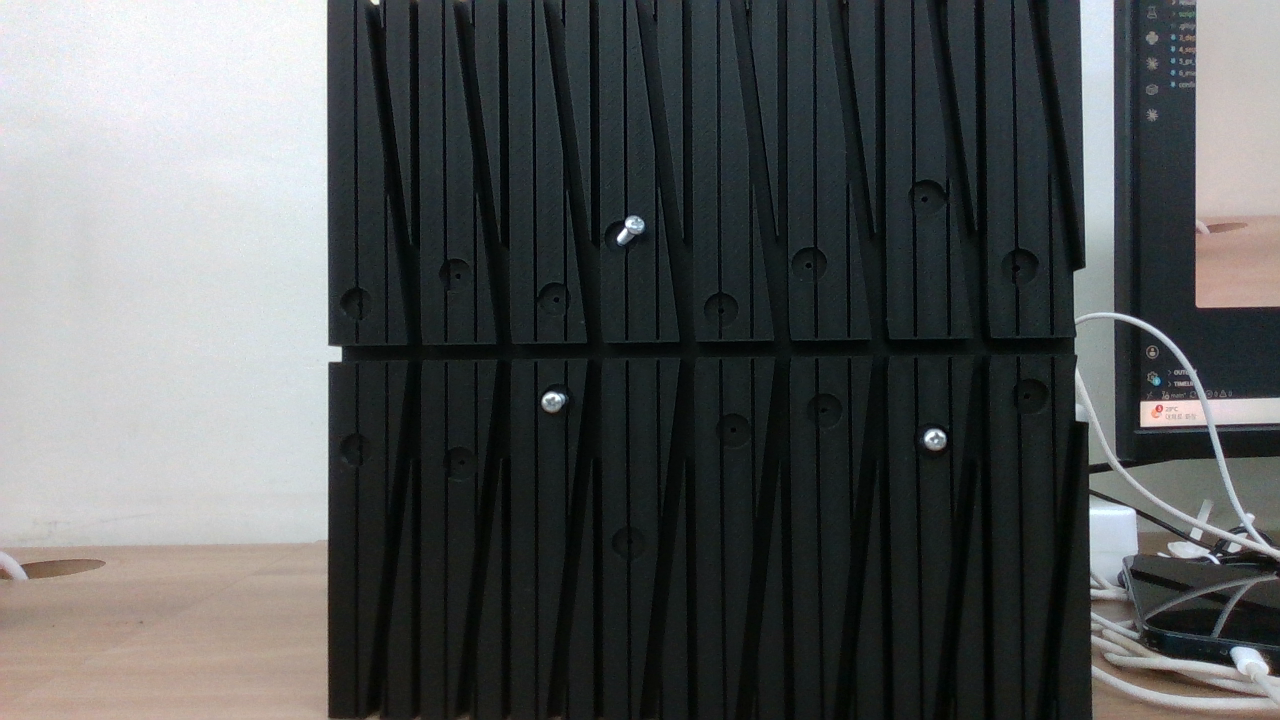
#> input picture dataset/images/specimen1_001.png, 1280 x 720 px; its folder holds only this picture in this run
$ python 4_auto_label.py
#> lines starting #> are read from the running program, lines starting #| are printed output that depends on the picture; after the words box and inside, x2 and y2 are one past the last pixel; in counts of white or black regions, pixels touching at a corner belong together
"""
4번 세그멘테이션 라벨 자동 생성 (Hough circle 검출 + 밝기 기반 클래스 분류)
- dataset/images/*.png 전부에 대해 원 후보를 찾고, 4_label_tool.py와 동일한 포맷(YOLO-seg 폴리곤)으로
  dataset/labels/*.txt를 미리 채워둠 -> 사용자는 4_label_tool.py로 열어서 틀린 것만 수정
- 밝기 분류: 이미지별로 검출된 원들의 내부 평균 밝기를 모아 가장 큰 간격(gap)을 기준으로 2그룹으로 나눔
  (절대 임계값이 아니라 이미지마다 적응적 - 캡처마다 노출/거리가 달라서)
- 기존 라벨 파일이 있으면 건드리지 않음 (이미 사람이 손댄 걸 덮어쓰지 않기 위함)
"""

import os
import glob
import cv2
import numpy as np

_ROOT = os.path.dirname(os.path.dirname(os.path.abspath(__file__)))
IMAGES_DIR = os.path.join(_ROOT, "dataset", "images")
LABELS_DIR = os.path.join(_ROOT, "dataset", "labels")
os.makedirs(LABELS_DIR, exist_ok=True)

POLYGON_POINTS = 20
MIN_RADIUS, MAX_RADIUS = 8, 45
MIN_DIST = 25


def circle_to_polygon(cx, cy, r, w, h, n=POLYGON_POINTS):
    angles = np.linspace(0, 2 * np.pi, n, endpoint=False)
    xs = np.clip(cx + r * np.cos(angles), 0, w - 1) / w
    ys = np.clip(cy + r * np.sin(angles), 0, h - 1) / h
    return list(zip(xs, ys))


def detect_circles(gray):
    blurred = cv2.medianBlur(gray, 5)
    circles = cv2.HoughCircles(
        blurred, cv2.HOUGH_GRADIENT, dp=1, minDist=MIN_DIST,
        param1=80, param2=22, minRadius=MIN_RADIUS, maxRadius=MAX_RADIUS,
    )
    if circles is None:
        return []
    return [(float(x), float(y), float(r)) for x, y, r in np.round(circles[0]).astype(float)]


def mean_interior_intensity(gray, cx, cy, r):
    mask = np.zeros_like(gray, dtype=np.uint8)
    cv2.circle(mask, (int(cx), int(cy)), max(1, int(r * 0.6)), 255, -1)  # 테두리 그림자 피하려고 반지름의 60%만
    vals = gray[mask > 0]
    return float(vals.mean()) if vals.size else 0.0


def classify_by_max_gap(intensities):
    """밝기값들을 정렬 후 가장 큰 간격을 경계로 2그룹(어두움=stud_hole, 밝음=screw_head) 분류."""
    if len(intensities) < 2:
        # 원이 하나뿐이면 밝기 판단 기준이 없음 - 임의로 중간값(128) 기준
        return [0 if v >= 128 else 1 for v in intensities]
    order = np.argsort(intensities)
    sorted_vals = np.array(intensities)[order]
    gaps = np.diff(sorted_vals)
    split_at = np.argmax(gaps)  # sorted_vals[split_at]와 [split_at+1] 사이가 가장 큰 간격
    threshold = (sorted_vals[split_at] + sorted_vals[split_at + 1]) / 2
    return [0 if v >= threshold else 1 for v in intensities]  # 0=screw_head(밝음), 1=stud_hole(어두움)


def process_image(path):
    img = cv2.imread(path)
    h, w = img.shape[:2]
    gray = cv2.cvtColor(img, cv2.COLOR_BGR2GRAY)

    circles = detect_circles(gray)
    if not circles:
        return [], 0

    intensities = [mean_interior_intensity(gray, cx, cy, r) for cx, cy, r in circles]
    classes = classify_by_max_gap(intensities)

    labeled = [(cx, cy, r, cls) for (cx, cy, r), cls in zip(circles, classes)]
    return labeled, len(circles)


def save_labels(label_path, circles, w, h):
    with open(label_path, "w", encoding="utf-8") as f:
        for cx, cy, r, cls in circles:
            poly = circle_to_polygon(cx, cy, r, w, h)
            coord_str = " ".join(f"{x:.6f} {y:.6f}" for x, y in poly)
            f.write(f"{cls} {coord_str}\n")


def main():
    image_paths = sorted(glob.glob(os.path.join(IMAGES_DIR, "*.png")) +
                          glob.glob(os.path.join(IMAGES_DIR, "*.jpg")))
    if not image_paths:
        print(f"이미지가 없습니다: {IMAGES_DIR}")
        return

    n_new, n_skip, n_empty = 0, 0, 0
    for path in image_paths:
        name = os.path.splitext(os.path.basename(path))[0]
        label_path = os.path.join(LABELS_DIR, f"{name}.txt")

        if os.path.exists(label_path):
            n_skip += 1
            continue

        img = cv2.imread(path)
#> img is the input picture: shape (720, 1280, 3); mean B, G, R 88.6, 88.3, 85.5
        h, w = img.shape[:2]
#> h = 720; w = 1280
        circles, n_detected = process_image(path)
#> in detect_circles, `circles = cv2.HoughCircles( blurred, cv2.HOUGH_GRADIENT, dp=1, minDist..`: circles = 15 rows, first 8: [1223.5, 559.5, 43.3], [551.5, 401.5, 10.2], [1121.5, 612.5, 27.7], [1240.5, 667.5, 27.5], [934.5, 439.5, 10.5], [1019.5, 267.5, 18.8], [1118.5, 642.5, 16.6], [1178.5, 401.5, 20.8]
#> in process_image, `circles = detect_circles(gray)`: circles = [(1224, 560, 43), (552, 402, 10), (1122, 612, 28), (1240, 668, 28), (934, 440, 10), (1020, 268, 19), (1118, 642, 17), (1178, 402, 21), (1182, 566, 25), (1126, 670, 19), (634, 226, 10), (1206, 620, 22), (556, 300, 19), (1184, 50, 11), (1244, 542, 11)]
#> in mean_interior_intensity, `cv2.circle(mask, (int(cx), int(cy)), max(1, int(r * 0.6)), 255, -1)`:
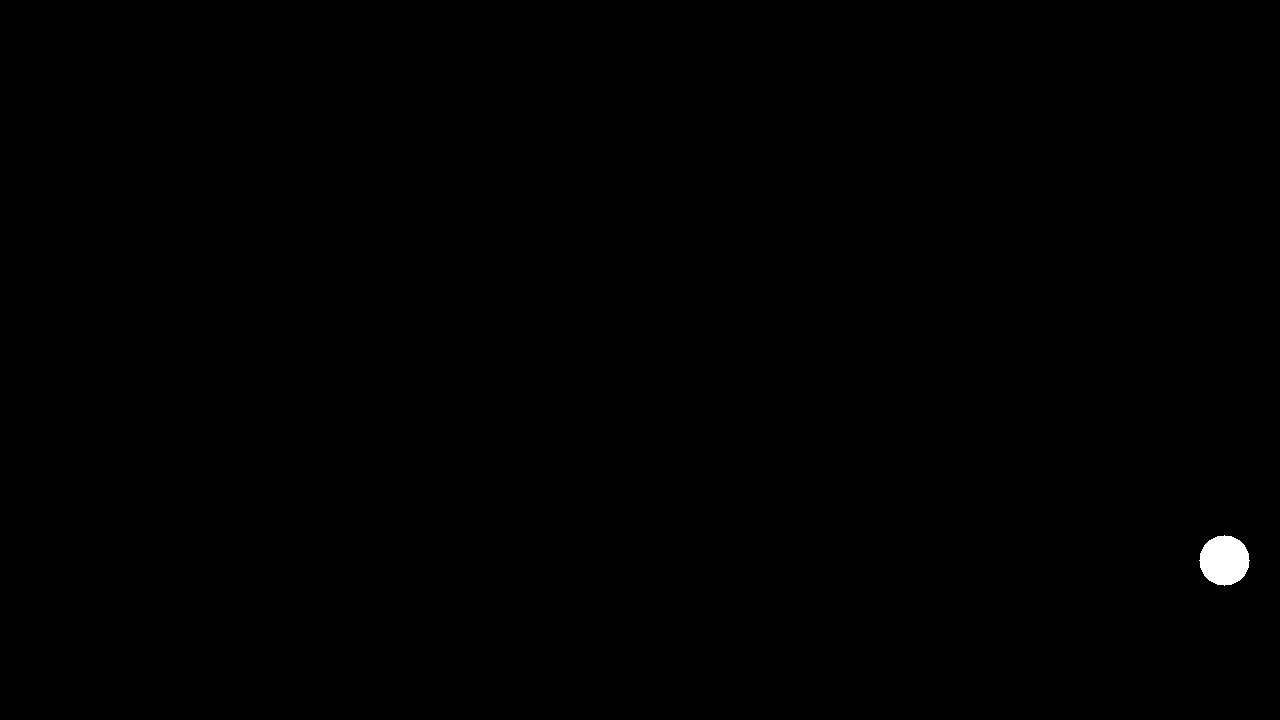
#> mask: shape (720, 1280); 0.21% white; 1 white region, box (x1, y1, x2, y2) and area: (1199, 535, 1250, 586) 1961
#> in mean_interior_intensity, `vals = gray[mask > 0]`: vals = 1961 values, max 241 at index 920, min 8 at index 1081, mean 75.63
#> in mean_interior_intensity (call 2), `mask = np.zeros_like(gray, dtype=np.uint8)`: mask: shape (720, 1280); every value is 0
#> in mean_interior_intensity (call 5), `cv2.circle(mask, (int(cx), int(cy)), max(1, int(r * 0.6)), 255, -1)`: mask: shape (720, 1280); 0.01% white; 1 white region, box (x1, y1, x2, y2) and area: (928, 434, 941, 447) 113
#> in mean_interior_intensity (call 7), `cv2.circle(mask, (int(cx), int(cy)), max(1, int(r * 0.6)), 255, -1)`: mask: shape (720, 1280); 0.03% white; 1 white region, box (x1, y1, x2, y2) and area: (1108, 632, 1129, 653) 317
#> in mean_interior_intensity (call 11), `cv2.circle(mask, (int(cx), int(cy)), max(1, int(r * 0.6)), 255, -1)`: mask: shape (720, 1280); 0.01% white; 1 white region, box (x1, y1, x2, y2) and area: (628, 220, 641, 233) 113
#> in mean_interior_intensity (call 13), `cv2.circle(mask, (int(cx), int(cy)), max(1, int(r * 0.6)), 255, -1)`:
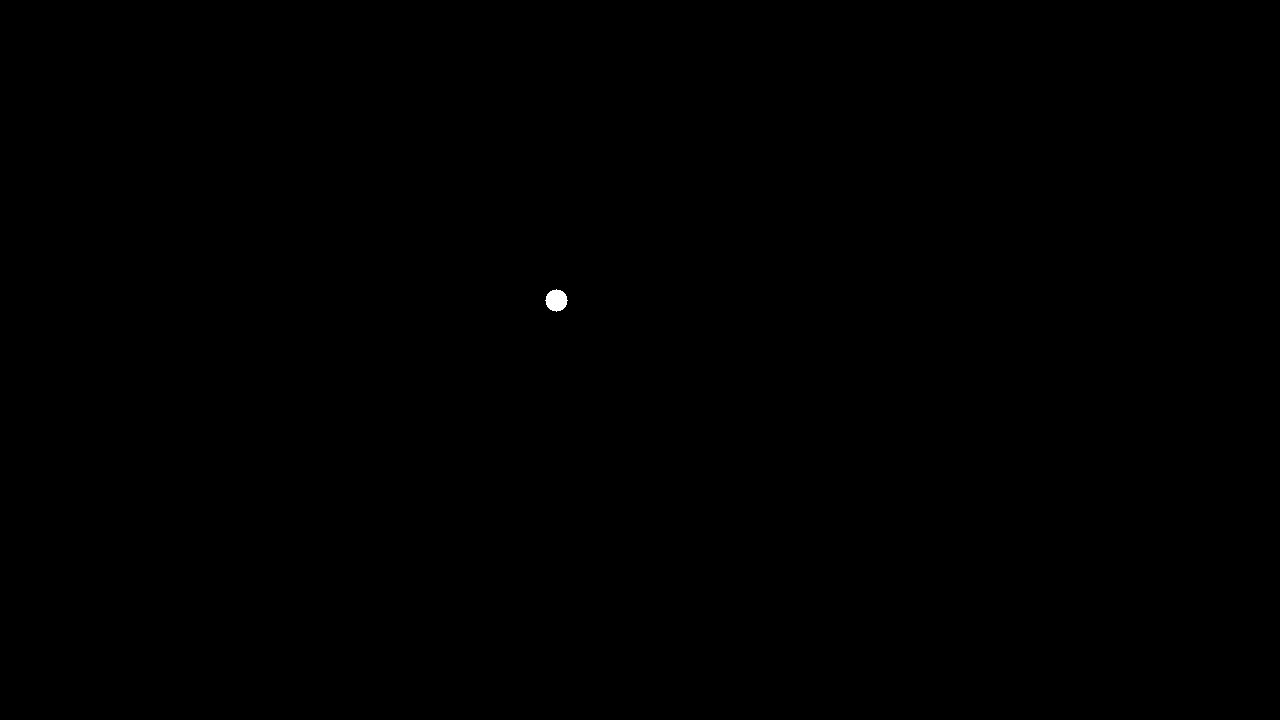
#> mask: shape (720, 1280); 0.04% white; 1 white region, box (x1, y1, x2, y2) and area: (545, 289, 568, 312) 377
#> in mean_interior_intensity (call 13), `vals = gray[mask > 0]`: vals = 377 values, max 47 at index 229, min 2 at index 113, mean 28.58
#> in mean_interior_intensity (call 14), `cv2.circle(mask, (int(cx), int(cy)), max(1, int(r * 0.6)), 255, -1)`: mask: shape (720, 1280); 0.01% white; 1 white region, box (x1, y1, x2, y2) and area: (1178, 44, 1191, 57) 113
#> in mean_interior_intensity (call 15), `cv2.circle(mask, (int(cx), int(cy)), max(1, int(r * 0.6)), 255, -1)`: mask: shape (720, 1280); 0.01% white; 1 white region, box (x1, y1, x2, y2) and area: (1238, 536, 1251, 549) 113
#> in process_image, `intensities = [mean_interior_intensity(gray, cx, cy, r) for cx, cy, r ..`: intensities = [75.63, 144.1, 98.38, 169.1, 156.8, 22.78, 148.3, 164.3, 79.28, 98.8, 180.5, 21.65, 28.58, 82.5, 166.3]
#> in classify_by_max_gap, `order = np.argsort(intensities)`: order = [11, 5, 12, 0, 8, 13, 2, 9, 1, 6, 4, 7, 14, 3, 10]
#> in classify_by_max_gap, `sorted_vals = np.array(intensities)[order]`: sorted_vals = [21.65, 22.78, 28.58, 75.63, 79.28, 82.5, 98.38, 98.8, 144.1, 148.3, 156.8, 164.3, 166.3, 169.1, 180.5]
#> in classify_by_max_gap, `gaps = np.diff(sorted_vals)`: gaps = [1.13, 5.8, 47.05, 3.64, 3.22, 15.88, 0.425, 45.34, 4.2, 8.45, 7.49, 1.98, 2.88, 11.4]
#> in classify_by_max_gap, `split_at = np.argmax(gaps)`: split_at = 2
#> in classify_by_max_gap, `threshold = (sorted_vals[split_at] + sorted_vals[split_at + 1]) / 2`: threshold = 52.11
#> in process_image, `classes = classify_by_max_gap(intensities)`: classes = [0, 0, 0, 0, 0, 1, 0, 0, 0, 0, 0, 1, 1, 0, 0]
#> in process_image, `labeled = [(cx, cy, r, cls) for (cx, cy, r), cls in zip(circles, class..`: labeled = 15 items, first 6: (1224, 560, 43, 0), (552, 402, 10, 0), (1122, 612, 28, 0), (1240, 668, 28, 0), (934, 440, 10, 0), (1020, 268, 19, 1)
#> circles has the same summary as labeled in process_image; n_detected = 15

        if not circles:
            n_empty += 1
            print(f"{name}: 검출 실패 (0개) - 수동 라벨링 필요")
            continue

        save_labels(label_path, circles, w, h)
#> the loop in save_labels, `for cx, cy, r, cls in circles:` made 15 passes
#> (cx, cy, r, cls) on passes 1 to 12: (1224, 560, 43, 0), (552, 402, 10, 0), (1122, 612, 28, 0), (1240, 668, 28, 0), (934, 440, 10, 0), (1020, 268, 19, 1), (1118, 642, 17, 0), (1178, 402, 21, 0), (1182, 566, 25, 0), (1126, 670, 19, 0), (634, 226, 10, 0), (1206, 620, 22, 1)
        n_screw = sum(1 for c in circles if c[3] == 0)
#> n_screw = 12
        n_hole = sum(1 for c in circles if c[3] == 1)
#> n_hole = 3
        print(f"{name}: screw_head={n_screw} stud_hole={n_hole}")
#| specimen1_001: screw_head=12 stud_hole=3
        n_new += 1

    print(f"\n완료: 새로 생성 {n_new}장, 검출실패(수동필요) {n_empty}장, 기존라벨 있어 스킵 {n_skip}장")
    print("4_label_tool.py로 열어서 틀린 것만 수정하세요 (자동 검출이라 오탐/미탐 있을 수 있음)")


if __name__ == "__main__":
    main()
